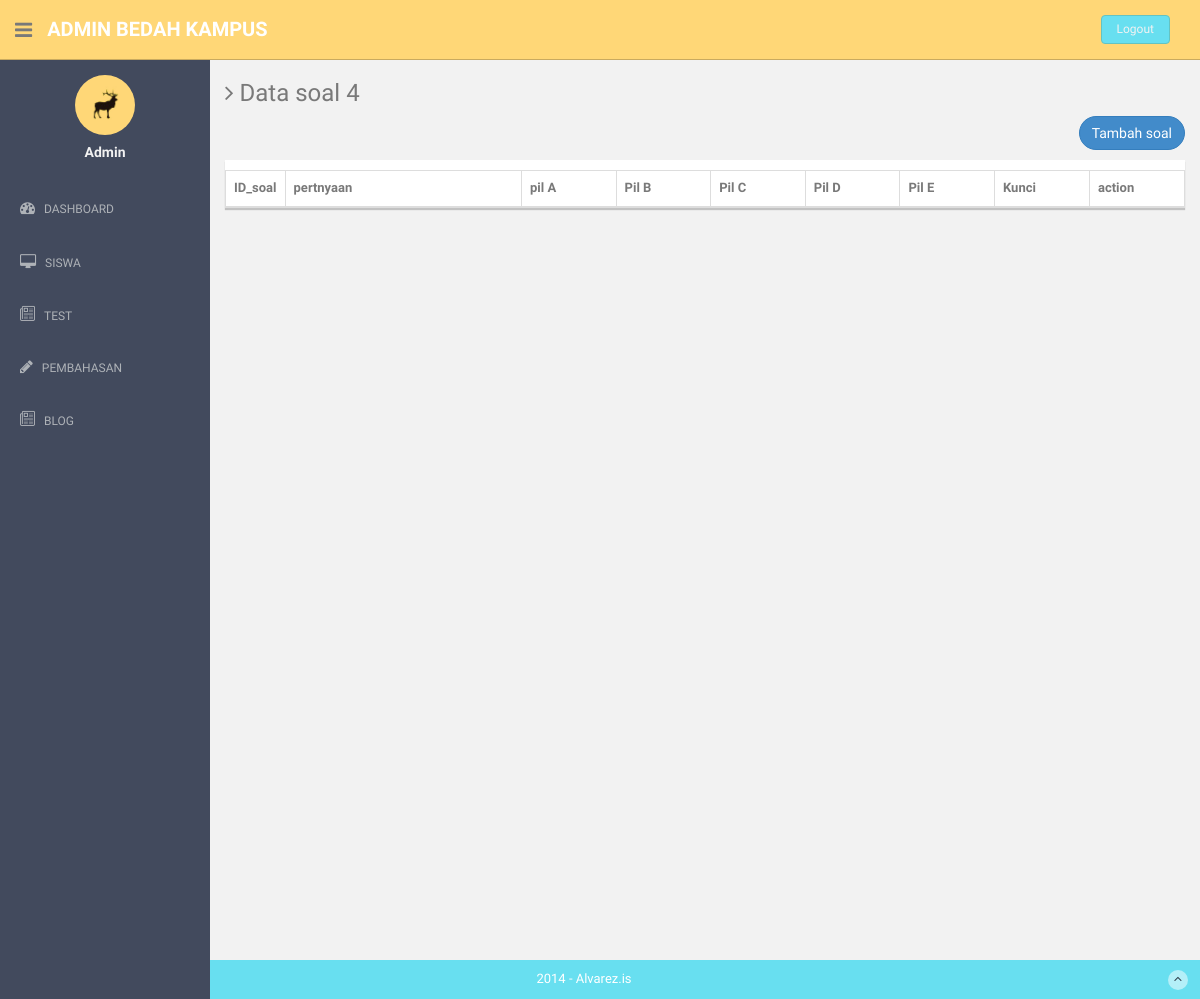
Page /index.php/admin/dftr_soal?id_tes=4 on the earlier database version.
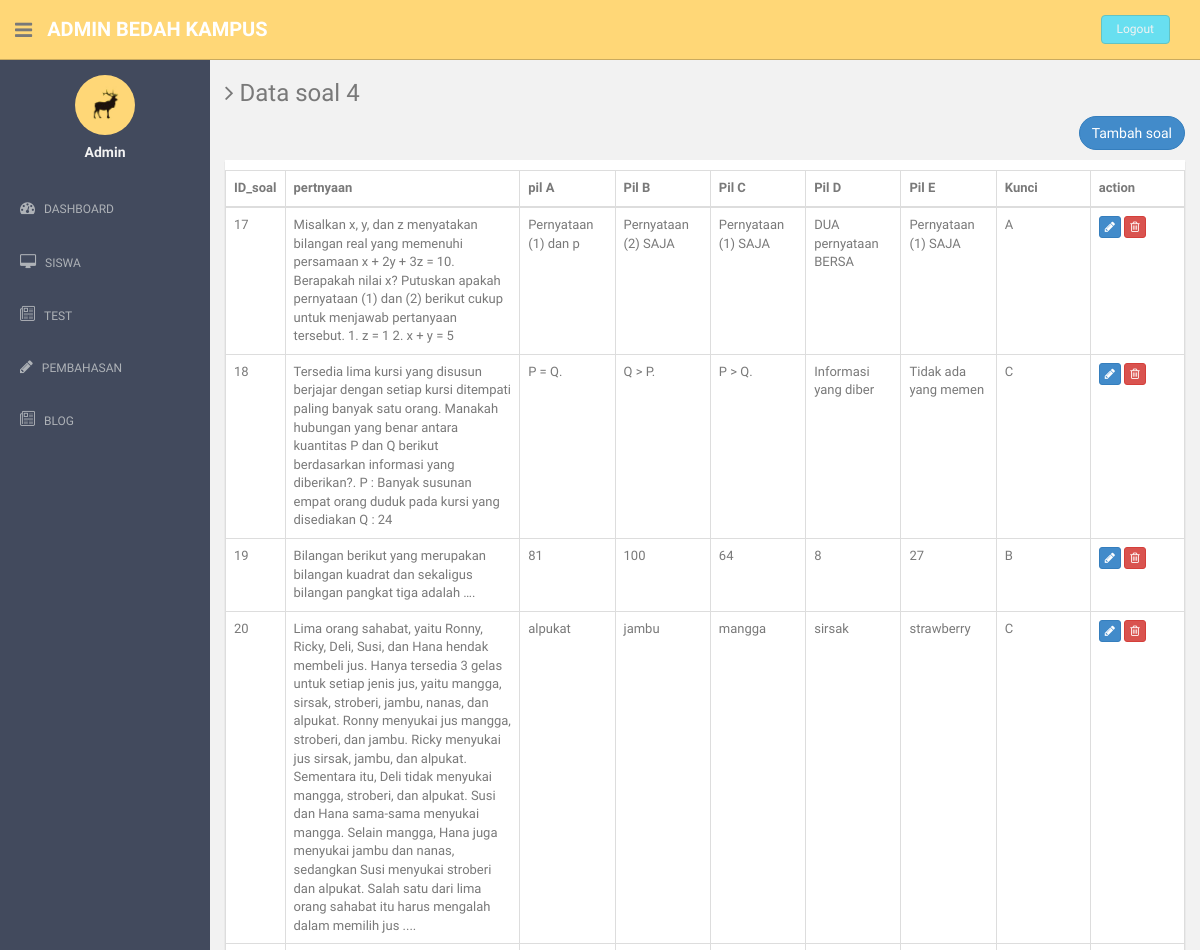
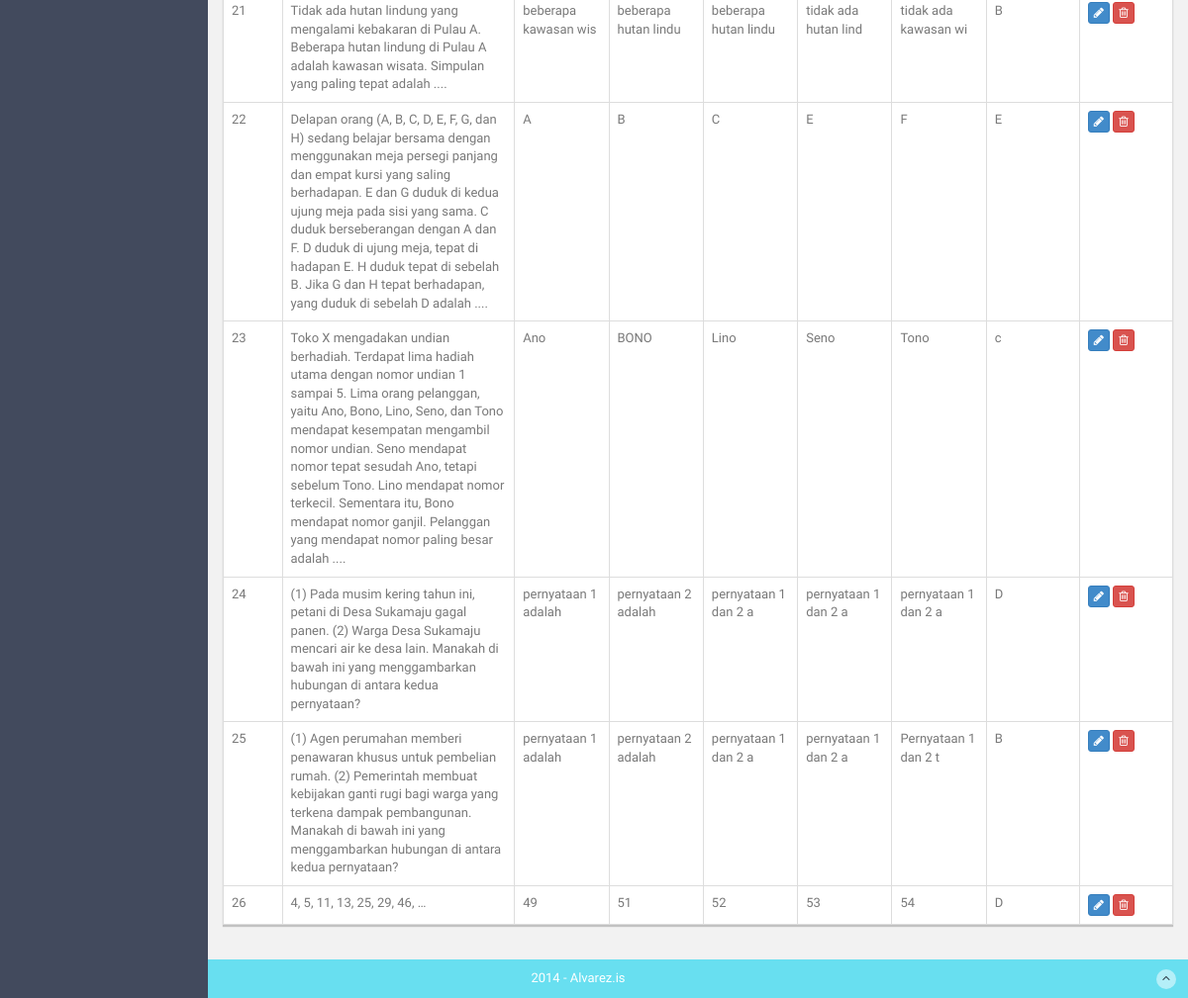
Same page on the later database version (2 pictures, top to bottom).
### tables this page shows
CREATE TABLE `soal` (
  `ID_soal` int(11) NOT NULL,
  `soal` text NOT NULL,
  `a` text NOT NULL,
  `b` text NOT NULL,
  `c` text NOT NULL,
  `d` text NOT NULL,
  `e` text NOT NULL,
  `kunci` varchar(2) NOT NULL,
  `id_tes` int(5) NOT NULL
);

### application/controllers/Admin.php (called while the page is built, shortened)
<?php
class Admin extends CI_Controller
{
	public function __construct(){
        $this->load->model('Madmin');
		$this->load->model('Msoal');
    }
	public function dftr_soal()
	{
		$id_tes = $_GET['id_tes'];
		$data['soal'] = $this->Msoal->dftr_soal($id_tes)->result();
		$this->load->view('admin/dftrsoal',$data);
	}
}
?>

### index.php (called while the page is built, shortened)
<?php
require_once BASEPATH.'core/CodeIgniter.php';

### application/models/Msoal.php (called while the page is built, shortened)
<?php
class Msoal extends CI_model {
	public function dftr_soal($id_tes){
		$this->db->where('id_tes',$id_tes);
		return $this->db->get('soal');
	}
}
?>

### application/views/admin/dftrsoal.php (the view, shortened to what this page needs)
<!DOCTYPE html>
<html lang="en">
  <head>
    <link href="<?php echo base_url('dst/assets/css/bootstrap.css '); ?>" rel="stylesheet">
    <link href="<?php echo base_url('dst/datatables/dataTables.bootstrap4.css'); ?>" rel="stylesheet">
    <link href="<?php echo base_url('dst/assets/font-awesome/css/font-awesome.css '); ?>" rel="stylesheet" />
    <link rel="stylesheet" type="text/css" href="<?php echo base_url('dst/assets/css/zabuto_calendar.css '); ?>">
    <link rel="stylesheet" type="text/css" href="<?php echo base_url('dst/assets/js/gritter/css/jquery.gritter.css '); ?>" />
    <link rel="stylesheet" type="text/css" href="<?php echo base_url('dst/assets/lineicons/style.css '); ?>">
    <link href="<?php echo base_url('dst/assets/css/style.css '); ?>" rel="stylesheet">
    <link href="<?php echo base_url('dst/assets/css/style-responsive.css '); ?>" rel="stylesheet">
  </head>
  <body>
  <section id="container" >
      <header class="header black-bg">
              <div class="sidebar-toggle-box">
                  <div class="fa fa-bars tooltips" data-placement="right" data-original-title="Toggle Navigation"></div>
              </div>
            <a href="index.html" class="logo"><b>Admin Bedah kampus</b></a>
            <div class="top-menu">
              <ul class="nav pull-right top-menu">
                    <li><a class="logout" href="logout">Logout</a></li>
              </ul>
            </div>
        </header>
      <?php include 'navbar.php'; ?>
      <section id="main-content">
          <section class="wrapper site-min-height">
            <h3><i class="fa fa-angle-right"></i> Data soal <?php echo $_GET['id_tes']; ?></h3>
            <a href="tmbh_soal?id_tes=<?php echo $_GET['id_tes']; ?>"> <button class="btn btn-round btn-primary" style="float: right;">Tambah soal</button></a>
            <div class="row mt">
              <div class="col-lg-12" >
              <p>
                <div class="card mb-3" style="height: 100%">
                  <div class="card-header" style="padding-bottom: 10px"> </div>
                  <div class="card-body">
                    <div class="table-responsive">
                      <table class="table table-bordered" id="dataTable" width="100%" cellspacing="0">
                        <thead>
                          <tr>
                            <th width="5%">ID_soal</th>
                            <th width="25%">pertnyaan</th>
                            <th width="10%">pil A</th>
                            <th width="10%">Pil B</th>
                            <th width="10%">Pil C</th>
                            <th width="10%">Pil D</th>
                            <th width="10%">Pil E</th>
                            <th width="10%">Kunci</th>
                            <th width="10%">action</th>
                          </tr>
                        </thead>
                        <tbody>
                          <?php foreach ($soal as $row) {
                            $pertnyaan =  $row->soal;
                            $a =  substr($row->a, 0,20);
                            $b =  substr($row->b, 0,20);
                            $c =  substr($row->c, 0,20);
                            $d =  substr($row->d, 0,20);
                            $e =  substr($row->e, 0,20);
                            $pertnyaan = strip_tags($pertnyaan);
                            $a = strip_tags($a);
                            $b = strip_tags($b);
                            $c = strip_tags($c);
                            $d = strip_tags($d);
                            $e = strip_tags($e);
                            echo "<tr>
                            <td>$row->ID_soal</td>
                            <td>$pertnyaan</td>
                            <td>$a</td>
                            <td>$b</td>
                            <td>$c</td>
                            <td>$d</td>
                            <td>$e</td>
                            <td>$row->kunci</td>
                            <td><a href='updt_soal?id_sl=$row->ID_soal'><button class='btn btn-primary btn-xs'><i class='fa fa-pencil'></i></button></a>
                                <a href='del_soal?id_sl=$row->ID_soal'><button class='btn btn-danger btn-xs'><i class='fa fa-trash-o ''></i></button></td></a>
                          </tr>";
                          } ?>
                        </tbody>
                      </table>
                    </div>
                  </div>
                </div></p>
              </div>
            </div>
    </section><! --/wrapper -->
      </section>
      <footer class="site-footer">
          <div class="text-center">
              2014 - Alvarez.is
              <a href="index.html#" class="go-top">
                  <i class="fa fa-angle-up"></i>
              </a>
          </div>
      </footer>
  </section>
  </body>
</html>

### application/views/admin/navbar.php
<aside>
          <div id="sidebar"  class="nav-collapse ">
              <ul class="sidebar-menu" id="nav-accordion">
              	  <p class="centered"><a href="profile.html"><img src="<?php echo base_url('dst/assets/img/ui-sam.jpg '); ?>" class="img-circle" width="60"></a></p>
              	  <h5 class="centered">Admin</h5>
                  <li class="mt">
                      <a href="index">
                          <i class="fa fa-dashboard"></i>
                          <span>DASHBOARD</span>
                      </a>
                  </li>
                  <li class="sub-menu">
                      <a href="data_siswa">
                          <i class="fa fa-desktop"></i>
                          <span>SISWA</span>
                      </a>
                  </li>
                  <li class="sub-menu">
                      <a href="daftartest">
                          <i class="li_news"></i>
                          <span>TEST</span>
                      </a>
                  </li>
                  <li class="sub-menu">
                      <a href="daftartesp">
                          <i class="fa fa-pencil"></i>
                          <span>PEMBAHASAN</span>
                      </a>
                  </li>
                  <li class="sub-menu">
                      <a href="blog">
                          <i class="li_news"></i>
                          <span>BLOG</span>
                      </a>
                  </li>
              </ul>
          </div>
      </aside>

### dst/assets/css/style.css (style rules this page uses)
body { color: #797979; background: #f2f2f2; font-family: 'Ruda', sans-serif; padding: 0px !important; margin: 0px !important; font-size:13px; }
ul li { list-style: none; }
a, a:hover, a:focus { text-decoration: none; outline: none; }
#container { width: 100%; height: 100%; }
.btn-round { border-radius: 20px; -webkit-border-radius: 20px; }
.centered { text-align: center; }
.mt { margin-top: 25px; }
ul.top-menu > li > .logout { color: #f2f2f2; font-size: 12px; border-radius: 4px; -webkit-border-radius: 4px; border: 1px solid #64c3c2 !important; padding: 5px 15px; margin-right: 15px; background: #68dff0; margin-top: 15px; }
#sidebar { width: 210px; height: 100%; position: fixed; background: #424a5d; }
#sidebar h5 { color: #f2f2f2; font-weight: 700; }
#sidebar ul li { position: relative; }
ul.sidebar-menu , ul.sidebar-menu li ul.sub { margin: -2px 0 0; padding: 0; }
ul.sidebar-menu { margin-top: 75px; }
ul.sidebar-menu li { margin-bottom: 5px; margin-left:10px; margin-right:10px; }
ul.sidebar-menu li.sub-menu { line-height: 15px; }
ul.sidebar-menu li a span { display: inline-block; }
ul.sidebar-menu li a { color: #aeb2b7; text-decoration: none; display: block; padding: 15px 0 15px 10px; font-size: 12px; outline: none; -webkit-transition: all 0.3s ease; -moz-transition: all 0.3s ease; -o-transition: all 0.3s ease; -ms-transition: all 0.3s ease; transition: all 0.3s ease; }
ul.sidebar-menu li a i { font-size: 15px; padding-right: 6px; }
#main-content { margin-left: 210px; }
.header, .footer { min-height: 60px; padding: 0 15px; }
.header { position: fixed; left: 0; right: 0; z-index: 1002; }
.black-bg { background: #ffd777; border-bottom: 1px solid #c9aa5f; }
.wrapper { display: inline-block; margin-top: 60px; padding-left: 15px; padding-right: 15px; padding-bottom: 15px; padding-top: 0px; width: 100%; }
a.logo { font-size: 20px; color: #ffffff; float: left; margin-top: 15px; text-transform: uppercase; }
a.logo b { font-weight: 900; }
#top_menu .nav > li, ul.top-menu > li { float: left; }
ul.top-menu > li > a { color: #666666; font-size: 16px; border-radius: 4px; -webkit-border-radius: 4px; border:1px solid #666666 !important; padding: 2px 6px; margin-right: 15px; }
.sidebar-toggle-box { float: left; padding-right: 15px; margin-top: 20px; }
.sidebar-toggle-box .fa-bars { cursor: pointer; display: inline-block; font-size: 20px; }
.card { background: white; box-shadow: 0 2px 1px rgba(0, 0, 0, 0.2); margin-bottom: 1em; height: 250px; }
.site-footer { background: #68dff0; color: #fff; padding: 10px 0; }
.go-top { margin-right: 1%; float: right; background: rgba(255,255,255,.5); width: 20px; height: 20px; border-radius: 50%; -webkit-border-radius: 50%; }
.go-top i { color: #2A3542; }
.site-min-height { min-height: 900px; }

Differences in the rows shown:
added soal: ID_soal "17", soal "Misalkan x, y, dan z menyatakan bilangan real yang memenuhi persamaan x + 2y + 3z = 10. Berapakah nilai x? Putuskan apakah pernyataan (1) dan (2) berikut cukup untuk menjawab pertanyaan tersebut. 1. z = 1 2. x + y = 5", a "Pernyataan (1) dan p", b "Pernyataan (2) SAJA", c "Pernyataan (1) SAJA", d "DUA pernyataan BERSA", e "Pernyataan (1) SAJA", kunci "A"
added soal: ID_soal "18", soal "Tersedia lima kursi yang disusun berjajar dengan setiap kursi ditempati paling banyak satu orang. Manakah hubungan yang benar antara kuantitas P dan Q berikut berdasarkan informasi yang diberikan?. P : Banyak susunan empat orang duduk pada kursi yang disediakan Q : 24", a "P = Q.", b "Q > P.", c "P > Q.", d "Informasi yang diber", e "Tidak ada yang memen", kunci "C"
added soal: ID_soal "19", soal "Bilangan berikut yang merupakan bilangan kuadrat dan sekaligus bilangan pangkat tiga adalah ….", a "81", b "100", c "64", d "8", e "27", kunci "B"
added soal: ID_soal "20", soal "Lima orang sahabat, yaitu Ronny, Ricky, Deli, Susi, dan Hana hendak membeli jus. Hanya tersedia 3 gelas untuk setiap jenis jus, yaitu mangga, sirsak, stroberi, jambu, nanas, dan alpukat. Ronny menyukai jus mangga, stroberi, dan jambu. Ricky menyukai jus sirsak, jambu, dan alpukat. Sementara itu, Deli tidak menyukai mangga, stroberi, dan alpukat. Susi dan Hana sama-sama menyukai mangga. Selain mangga, Hana juga menyukai jambu dan nanas, sedangkan Susi menyukai stroberi dan alpukat. Salah satu dari lima orang sahabat itu harus mengalah dalam memilih jus ....", a "alpukat", b "jambu", c "mangga", d "sirsak", e "strawberry", kunci "C"
added soal: ID_soal "21", soal "Tidak ada hutan lindung yang mengalami kebakaran di Pulau A. Beberapa hutan lindung di Pulau A adalah kawasan wisata. Simpulan yang paling tepat adalah ....", a "beberapa kawasan wis", b "beberapa hutan lindu", c "beberapa hutan lindu", d "tidak ada hutan lind", e "tidak ada kawasan wi", kunci "B"
added soal: ID_soal "22", soal "Delapan orang (A, B, C, D, E, F, G, dan H) sedang belajar bersama dengan menggunakan meja persegi panjang dan empat kursi yang saling berhadapan. E dan G duduk di kedua ujung meja pada sisi yang sama. C duduk berseberangan dengan A dan F. D duduk di ujung meja, tepat di hadapan E. H duduk tepat di sebelah B. Jika G dan H tepat berhadapan, yang duduk di sebelah D adalah ....", a "A", b "B", c "C", d "E", e "F", kunci "E"
added soal: ID_soal "23", soal "Toko X mengadakan undian berhadiah. Terdapat lima hadiah utama dengan nomor undian 1 sampai 5. Lima orang pelanggan, yaitu Ano, Bono, Lino, Seno, dan Tono mendapat kesempatan mengambil nomor undian. Seno mendapat nomor tepat sesudah Ano, tetapi sebelum Tono. Lino mendapat nomor terkecil. Sementara itu, Bono mendapat nomor ganjil. Pelanggan yang mendapat nomor paling besar adalah ....", a "Ano", b "BONO", c "Lino", d "Seno", e "Tono", kunci "c"
added soal: ID_soal "24", soal "(1) Pada musim kering tahun ini, petani di Desa Sukamaju gagal panen. (2) Warga Desa Sukamaju mencari air ke desa lain. Manakah di bawah ini yang menggambarkan hubungan di antara kedua pernyataan?", a "pernyataan 1 adalah", b "pernyataan 2 adalah", c "pernyataan 1 dan 2 a", d "pernyataan 1 dan 2 a", e "pernyataan 1 dan 2 a", kunci "D"
added soal: ID_soal "25", soal "(1) Agen perumahan memberi penawaran khusus untuk pembelian rumah. (2) Pemerintah membuat kebijakan ganti rugi bagi warga yang terkena dampak pembangunan. Manakah di bawah ini yang menggambarkan hubungan di antara kedua pernyataan?", a "pernyataan 1 adalah", b "pernyataan 2 adalah", c "pernyataan 1 dan 2 a", d "pernyataan 1 dan 2 a", e "Pernyataan 1 dan 2 t", kunci "B"
added soal: ID_soal "26", soal "4, 5, 11, 13, 25, 29, 46, …", a "49", b "51", c "52", d "53", e "54", kunci "D"
